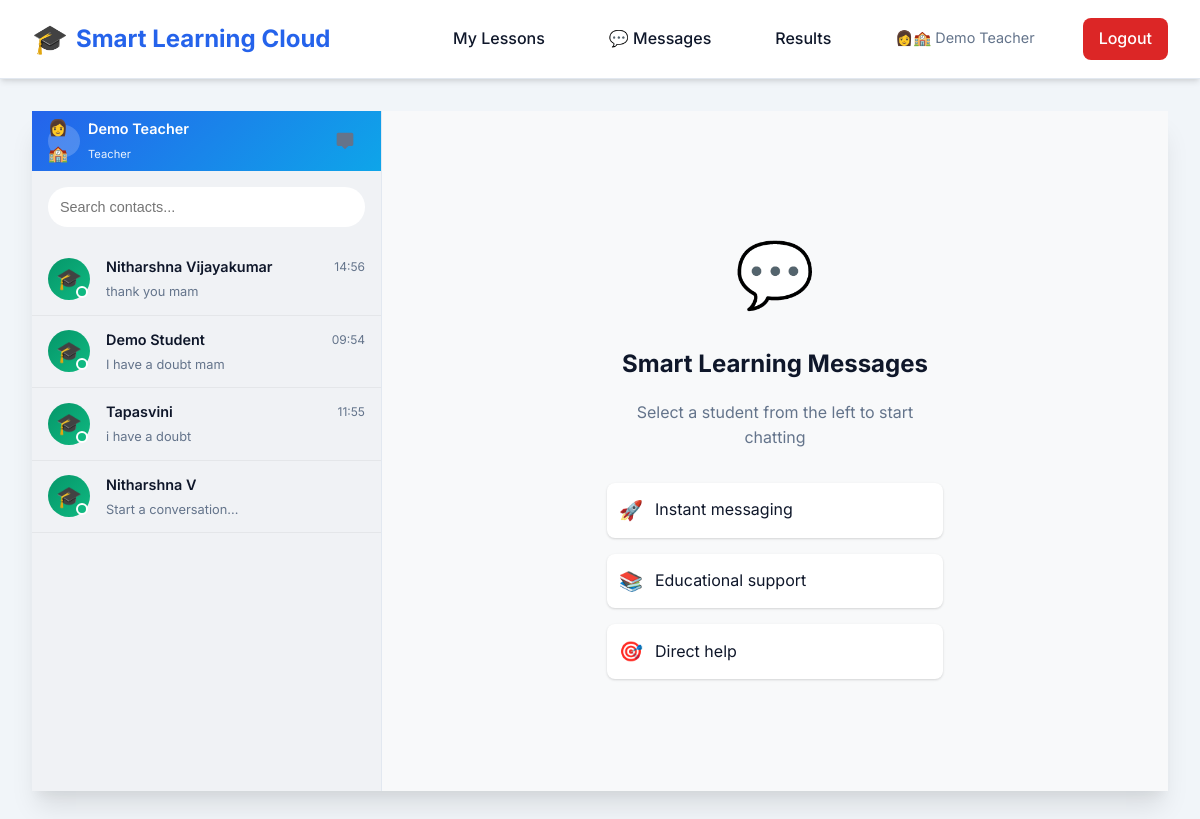
Page /messages (signed in) on the committed database.
### tables this page shows
CREATE TABLE users (
            id INTEGER PRIMARY KEY AUTOINCREMENT,
            name TEXT NOT NULL,
            email TEXT UNIQUE NOT NULL,
            password_hash TEXT NOT NULL,
            user_type TEXT NOT NULL,
            created_at TEXT
        );

### app.py (the view)
        def decorated_function(*args, **kwargs):
            if 'user_type' not in session:
                return redirect(url_for('login'))
            if role and session.get('user_type') != role:
                flash('Access denied!', 'error')
                return redirect(url_for('login'))
            return f(*args, **kwargs)

### app.py (called while the page is built)
def get_db():
    db = getattr(g, '_database', None)
    if db is None:
        db = g._database = sqlite3.connect(APP_DB)
        db.row_factory = sqlite3.Row
    return db

def query_db(query, args=(), one=False):
    cur = get_db().execute(query, args)
    rv = cur.fetchall()
    cur.close()
    return (rv[0] if rv else None) if one else rv

@app.teardown_appcontext
def close_connection(exception):
    db = getattr(g, '_database', None)
    if db is not None:
        db.close()

def login_required(role=None):
    def decorator(f):
        def decorated_function(*args, **kwargs):
            if 'user_type' not in session:
                return redirect(url_for('login'))
            if role and session.get('user_type') != role:
                flash('Access denied!', 'error')
                return redirect(url_for('login'))
            return f(*args, **kwargs)
        decorated_function.__name__ = f.__name__
        return decorated_function
    return decorator

### templates/whatsapp_chat.html (shortened to what this page needs)
{% extends "base.html" %}
{% block content %}
<div class="whatsapp-container">
  <div class="contacts-sidebar">
    <div class="sidebar-header">
      <div class="user-profile">
        <div class="profile-avatar">
          {{ '👩🏫' if session.user_type == 'teacher' else '🎓' }}
        </div>
        <div class="profile-info">
          <h3>{{ session.username }}</h3>
          <span class="user-role">{{ session.user_type.title() }}</span>
        </div>
      </div>
      <div class="header-actions">
        <button class="action-btn" title="New Chat">
          <svg width="20" height="20" viewBox="0 0 24 24" fill="currentColor">
            <path d="M20 2H4c-1.1 0-2 .9-2 2v12c0 1.1.9 2 2 2h4l4 4 4-4h4c1.1 0 2-.9 2-2V4c0-1.1-.9-2-2-2z"/>
          </svg>
        </button>
      </div>
    </div>
    <div class="search-bar">
      <input type="text" placeholder="Search contacts..." id="searchContacts">
    </div>
    <div class="contacts-list">
      {% if contacts %}
        {% for contact in contacts %}
          <div class="contact-item {{ 'active' if selected_user and contact.id == selected_user.id }}"
               onclick="selectContact({{ contact.id }})">
            <div class="contact-avatar">
              <div class="avatar-circle {{ contact.user_type }}">
                {{ '👩🏫' if contact.user_type == 'teacher' else '🎓' }}
              </div>
              <div class="online-dot"></div>
            </div>
            <div class="contact-info">
              <div class="contact-header">
                <h4 class="contact-name">{{ contact.name }}</h4>
                <span class="message-time">
                  {% if contact.last_message_time %}
                    {{ contact.last_message_time[11:16] }}
                  {% endif %}
                </span>
              </div>
              <div class="contact-preview">
                <p class="last-message">
                  {{ contact.last_message[:30] + '...' if contact.last_message and contact.last_message|length > 30 else (contact.last_message or 'Start a conversation...') }}
                </p>
              </div>
            </div>
          </div>
        {% endfor %}
      {% else %}
        <div class="no-contacts">
          <div class="no-contacts-icon">👥</div>
          <p>No {{ 'students' if session.user_type == 'teacher' else 'teachers' }} available</p>
        </div>
      {% endif %}
    </div>
  </div>
  <div class="chat-area">
    {% if selected_user %}
      <div class="chat-header">
        <div class="chat-user-info">
          <div class="chat-avatar">
            <div class="avatar-circle {{ selected_user.user_type }}">
              {{ '👩🏫' if selected_user.user_type == 'teacher' else '🎓' }}
            </div>
            <div class="online-indicator"></div>
          </div>
          <div class="user-details">
            <h3>{{ selected_user.name }}</h3>
            <span class="user-status">{{ selected_user.user_type.title() }} • Online</span>
          </div>
        </div>
        <div class="chat-actions">
          <button class="action-btn" title="Video Call">
            <svg width="20" height="20" viewBox="0 0 24 24" fill="currentColor">
              <path d="M17 10.5V7c0-.55-.45-1-1-1H4c-.55 0-1 .45-1 1v10c0 .55.45 1 1 1h12c.55 0 1-.45 1-1v-3.5l4 4v-11l-4 4z"/>
            </svg>
          </button>
          <button class="action-btn" title="More">
            <svg width="20" height="20" viewBox="0 0 24 24" fill="currentColor">
              <path d="M12 8c1.1 0 2-.9 2-2s-.9-2-2-2-2 .9-2 2 .9 2 2 2zm0 2c-1.1 0-2 .9-2 2s.9 2 2 2 2-.9 2-2-.9-2-2-2zm0 6c-1.1 0-2 .9-2 2s.9 2 2 2 2-.9 2-2-.9-2-2-2z"/>
            </svg>
          </button>
        </div>
      </div>
      <div class="messages-area" id="messagesArea">
        {% if chat_messages %}
          {% for message in chat_messages %}
            <div class="message-wrapper {{ 'sent' if message.sender_id == session.user_id else 'received' }}">
              <div class="message-bubble">
                <div class="message-text">{{ message.message }}</div>
                <div class="message-meta">
                  <span class="message-time">{{ message.sent_at[11:16] }}</span>
                  {% if message.sender_id == session.user_id %}
                    <span class="message-status">✓</span>
                  {% endif %}
                </div>
              </div>
            </div>
          {% endfor %}
        {% else %}
          <div class="empty-chat">
            <div class="empty-icon">💬</div>
            <h3>Start the conversation!</h3>
            <p>Send a message to {{ selected_user.name }} to begin chatting.</p>
          </div>
        {% endif %}
      </div>
      <div class="message-input-area">
        <div class="input-wrapper">
          <button class="attachment-btn" title="Attach">
            <svg width="20" height="20" viewBox="0 0 24 24" fill="currentColor">
              <path d="M16.5 6v11.5c0 2.21-1.79 4-4 4s-4-1.79-4-4V5c0-1.38 1.12-2.5 2.5-2.5s2.5 1.12 2.5 2.5v10.5c0 .55-.45 1-1 1s-1-.45-1-1V6H10v9.5c0 1.38 1.12 2.5 2.5 2.5s2.5-1.12 2.5-2.5V5c0-2.21-1.79-4-4-4S7 2.79 7 5v12.5c0 3.04 2.46 5.5 5.5 5.5s5.5-2.46 5.5-5.5V6h-1.5z"/>
            </svg>
          </button>
          <div class="text-input-container">
            <textarea id="messageInput" placeholder="Type a message..." rows="1" maxlength="500"></textarea>
          </div>
          <button onclick="sendMessage()" id="sendBtn" class="send-btn">
            <svg width="20" height="20" viewBox="0 0 24 24" fill="currentColor">
              <path d="M2.01 21L23 12 2.01 3 2 10l15 2-15 2z"/>
            </svg>
          </button>
        </div>
        <div class="typing-indicator" id="typingIndicator" style="display: none;">
          <span>{{ selected_user.name }} is typing</span>
          <div class="typing-dots">
            <span></span><span></span><span></span>
          </div>
        </div>
      </div>
    {% else %}
      <div class="welcome-screen">
        <div class="welcome-content">
          <div class="welcome-icon">💬</div>
          <h2>Smart Learning Messages</h2>
          <p>Select a {{ 'student' if session.user_type == 'teacher' else 'teacher' }} from the left to start chatting</p>
          <div class="welcome-features">
            <div class="feature-item">
              <span class="feature-icon">🚀</span>
              <span>Instant messaging</span>
            </div>
            <div class="feature-item">
              <span class="feature-icon">📚</span>
              <span>Educational support</span>
            </div>
            <div class="feature-item">
              <span class="feature-icon">🎯</span>
              <span>Direct help</span>
            </div>
          </div>
        </div>
      </div>
    {% endif %}
  </div>
</div>
{% endblock %}

### static/css/style.css (style rules this page uses)
:root { --primary: #2563eb; --primary-dark: #1d4ed8; --primary-light: #3b82f6; --secondary: #0ea5e9; --success: #059669; --warning: #d97706; --danger: #dc2626; --bg: #f1f5f9; --card: #ffffff; --text: #0f172a; --text-light: #64748b; --text-muted: #94a3b8; --border: #e2e8f0; --border-light: #f1f5f9; --shadow: 0 1px 3px 0 rgba(0, 0, 0, 0.1), 0 1px 2px 0 rgba(0, 0, 0, 0.06); --shadow-md: 0 4px 6px -1px rgba(0, 0, 0, 0.1), 0 2px 4px -1px rgba(0, 0, 0, 0.06); --shadow-lg: 0 10px 15px -3px rgba(0, 0, 0, 0.1), 0 4px 6px -2px rgba(0, 0, 0, 0.05); --shadow-xl: 0 20px 25px -5px rgba(0, 0, 0, 0.1), 0 10px 10px -5px rgba(0, 0, 0, 0.04); --gradient: linear-gradient(135deg, var(--primary) 0%, var(--secondary) 100%); }
* { box-sizing: border-box; }
body { background: var(--bg); color: var(--text); font-family: 'Inter', -apple-system, BlinkMacSystemFont, 'Segoe UI', Roboto, sans-serif; margin: 0; line-height: 1.6; font-size: 16px; -webkit-font-smoothing: antialiased; -moz-osx-font-smoothing: grayscale; }

### templates/whatsapp_chat.html (style rules this page uses)
.whatsapp-container { display: flex; height: calc(100vh - 120px); max-width: 1400px; margin: 0 auto; background: white; box-shadow: var(--shadow-xl); overflow: hidden; }
.contacts-sidebar { width: 350px; background: #f0f2f5; border-right: 1px solid var(--border); display: flex; flex-direction: column; }
.sidebar-header { background: var(--gradient); color: white; padding: 1rem; display: flex; justify-content: space-between; align-items: center; height: 60px; box-sizing: border-box; }
.user-profile { display: flex; align-items: center; gap: 0.5rem; }
.profile-avatar { width: 32px; height: 32px; background: rgba(255,255,255,0.2); border-radius: 50%; display: flex; align-items: center; justify-content: center; font-size: 1rem; }
.profile-info h3 { margin: 0; font-size: 0.9rem; font-weight: 600; }
.user-role { font-size: 0.7rem; opacity: 0.9; }
.search-bar { padding: 1rem; background: #f0f2f5; }
.search-bar input { width: 100%; padding: 0.75rem; border: none; border-radius: 2rem; background: white; font-size: 0.9rem; }
.contacts-list { flex: 1; overflow-y: auto; }
.contact-item { display: flex; align-items: center; padding: 0.75rem 1rem; cursor: pointer; border-bottom: 1px solid rgba(0,0,0,0.05); transition: all 0.2s ease; }
.contact-avatar { position: relative; margin-right: 1rem; }
.avatar-circle { width: 42px; height: 42px; border-radius: 50%; display: flex; align-items: center; justify-content: center; font-size: 1.3rem; }
.avatar-circle.student { background: linear-gradient(135deg, #059669 0%, #10b981 100%); }
.online-dot { position: absolute; bottom: 2px; right: 2px; width: 12px; height: 12px; background: #10b981; border: 2px solid white; border-radius: 50%; }
.contact-info { flex: 1; min-width: 0; }
.contact-header { display: flex; justify-content: space-between; align-items: center; margin-bottom: 0.25rem; }
.contact-name { margin: 0; font-size: 0.9rem; font-weight: 600; color: var(--text); white-space: nowrap; overflow: hidden; text-overflow: ellipsis; }
.message-time { font-size: 0.75rem; color: var(--text-light); }
.contact-preview { display: flex; justify-content: space-between; align-items: center; }
.last-message { margin: 0; font-size: 0.8rem; color: var(--text-light); white-space: nowrap; overflow: hidden; text-overflow: ellipsis; flex: 1; }
.chat-area { flex: 1; display: flex; flex-direction: column; background: #e5ddd5; }
.action-btn { width: 40px; height: 40px; background: none; border: none; border-radius: 50%; color: var(--text-light); cursor: pointer; transition: all 0.3s ease; display: flex; align-items: center; justify-content: center; }
.welcome-screen { display: flex; align-items: center; justify-content: center; height: 100%; background: #f8f9fa; }
.welcome-content { text-align: center; max-width: 400px; padding: 2rem; }
.welcome-icon { font-size: 4rem; margin-bottom: 1rem; }
.welcome-content h2 { color: var(--text); margin-bottom: 1rem; }
.welcome-content p { color: var(--text-light); margin-bottom: 2rem; }
.welcome-features { display: flex; flex-direction: column; gap: 1rem; }
.feature-item { display: flex; align-items: center; gap: 0.75rem; padding: 0.75rem; background: white; border-radius: 0.5rem; box-shadow: var(--shadow); }
.feature-icon { font-size: 1.2rem; }

### rows in the picture
users: user_type "🎓", name "Nitharshna Vijayakumar", last_message_time "14:56", last_message "thank you mam"
users: user_type "🎓", name "Demo Student", last_message_time "09:54", last_message "I have a doubt mam"
users: user_type "🎓", name "Tapasvini", last_message_time "11:55", last_message "i have a doubt"
users: user_type "🎓", name "Nitharshna V", last_message "Start a conversation..."

### other values in the picture
{{ '👩🏫' if session.user_type == 'teacher' else '🎓' }} "👩🏫"
{{ session.username }} "Demo Teacher"
{{ session.user_type.title() }} "Teacher"
{{ 'student' if session.user_type == 'teacher' else 'teacher' }} "student"
